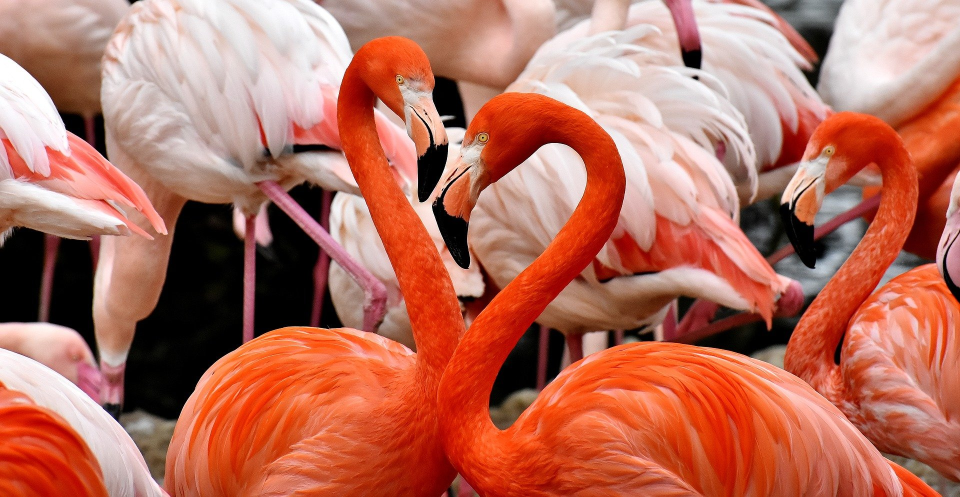
#> input picture flamingo-3309628_1920.jpg, 1920 x 993 px (shown at 1/2 size)
$ python KernelsLab.py
#> lines starting #> are read from the running program, lines starting #| are printed output that depends on the picture
# -*- coding: utf-8 -*-
"""
Created on Mon Mar 24 15:37:16 2025

@author: G00397054@atu.ie
"""

# -*- coding: utf-8 -*-
"""
@author: Dan Koskiranta
"""

import numpy as np
import cv2 as cv

# Read original image, returns a numpy.ndarray (h, w, channels)
#image = cv.imread('.\\Images\\flamingo-3309628_1920.jpg', cv.IMREAD_COLOR)
image = cv.imread('flamingo-3309628_1920.jpg', cv.IMREAD_COLOR)
#> image is the input picture: shape (993, 1920, 3); mean B, G, R 93.9, 111.3, 182.4

# Save copy of original image
#image_orig = image
#cv.imshow('', image)
#cv.waitKey(0)

# Get dimensions of the image
dim_orig = image.shape
#> dim_orig = (993, 1920, 3)
height, width, channels = image.shape
#> height = 993; width = 1920; channels = 3

# Scale, preserving aspect ratio
def scale(image, scale_by):
#> called with scale_by = 0.5
    w = int(image.shape[1] * scale_by)
#> w = 960
    h = int(image.shape[0] * scale_by)
#> h = 496
    dim = (w, h)
#> dim = (960, 496)
    image_scaled = cv.resize(image, dim, interpolation=cv.INTER_AREA)
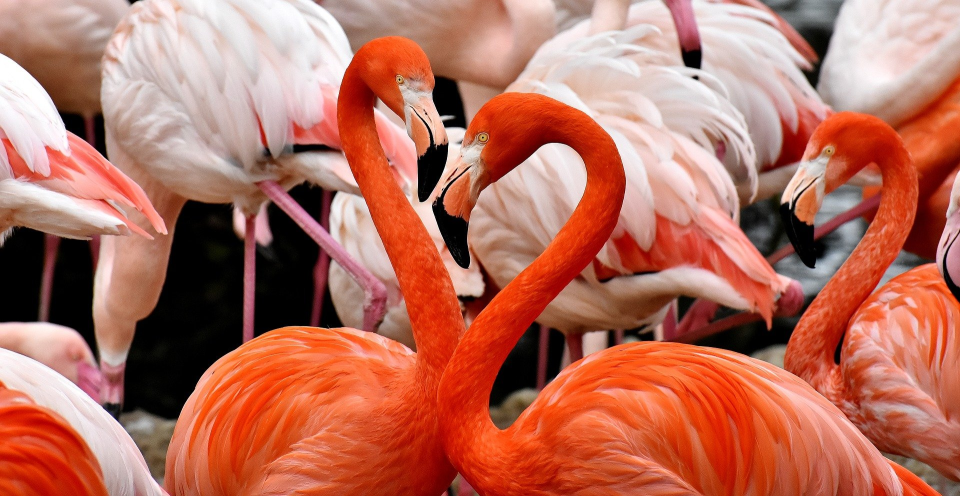
#> image_scaled: shape (496, 960, 3); mean B, G, R 93.9, 111.3, 182.4
    return image_scaled

scale_by = 0.5
image = scale(image, scale_by)
#cv.imshow('Original Image, Scaled', image)
#cv.waitKey(0)


# [29 lines left out: functions boxBlur, gaussianBlur, sharpen, not called in this run]

def emboss(image):
    kernel = np.array([[4, 0, 0],
                      [0, 0, 0],
                      [0, 0, -4]])
    image_emboss = cv.filter2D(image, -1, kernel)
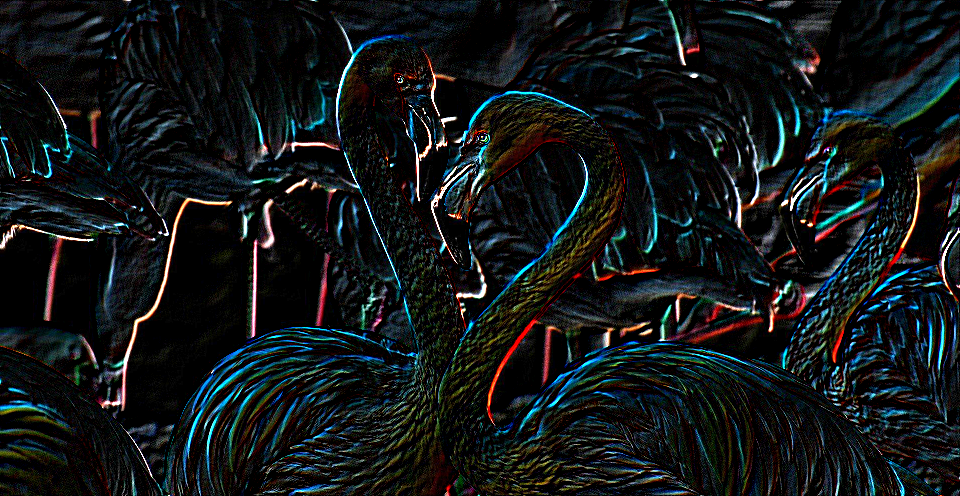
#> image_emboss: shape (496, 960, 3); mean B, G, R 24.2, 22.9, 18.9
    stack = np.hstack((image, image_emboss))
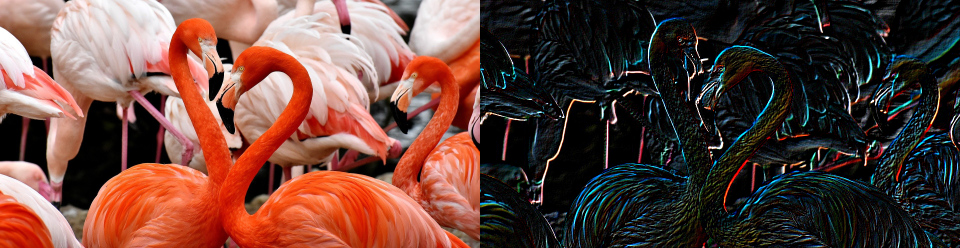
#> stack: shape (496, 1920, 3) (shown at 1/2 size); mean B, G, R 59, 67.1, 100.6
    cv.imshow('Emboss', stack)
    cv.waitKey(0)
    return image_emboss

# [39 lines left out: functions Laplacian, canny, PrewittOpV, PrewittOpH, not called in this run]

# [8 lines of commented-out code are left out]
emboss(image)
